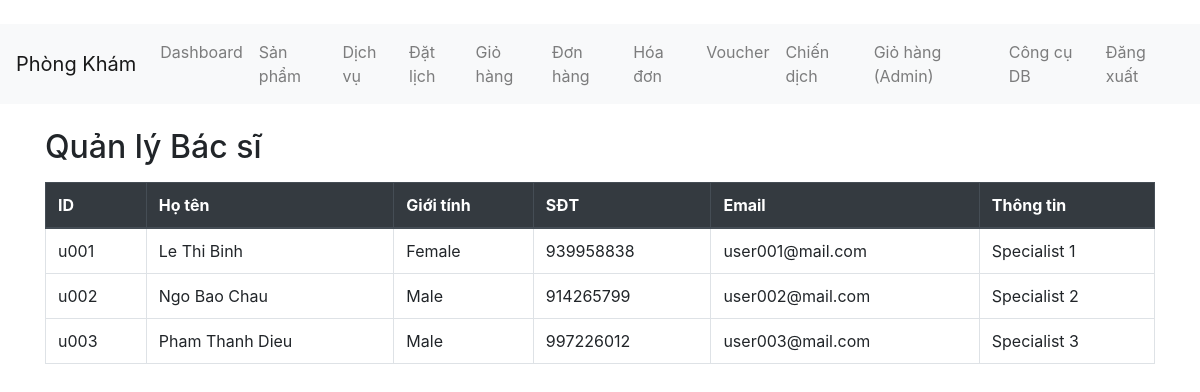
Screenshot of /admin/doctors (signed in) with the database file from the repository.
### tables this page shows
CREATE TABLE users (iduser TEXT PRIMARY KEY, name TEXT, birth TEXT, gender TEXT, address TEXT, phone TEXT, email TEXT, pass TEXT, point INTEGER, dateregist TEXT);

CREATE TABLE doctors (stt INTEGER PRIMARY KEY, namedoc TEXT, iddoc TEXT, infordoc TEXT);

### app.py (the view)
@app.route("/admin/doctors")
def admin_doctors():
    if session.get("role") != "admin":
        return redirect(url_for("login"))
    conn = get_conn()
    rows = conn.execute(
        """
        SELECT u.iduser, u.name, u.gender, u.phone, u.email, d.infordoc
        FROM users u
        JOIN user_roles r ON r.email = u.email
        LEFT JOIN doctors d ON d.iddoc = u.iduser
        WHERE LOWER(r.rolename) = 'doctor'
        """
    ).fetchall()
    conn.close()
    return render_template("admin_doctors.html", doctors=[dict(r) for r in rows])

### app.py (called while the page is built)
def get_conn() -> sqlite3.Connection:
    conn = sqlite3.connect(DB_PATH)
    conn.row_factory = sqlite3.Row
    conn.execute("PRAGMA foreign_keys = ON")
    return conn

### template/admin_doctors.html
﻿{% extends "base.html" %}
{% block content %}
<h2>Quản lý Bác sĩ</h2>
<table class="table table-bordered mt-3">
  <thead class="thead-dark">
    <tr>
      <th>ID</th><th>Họ tên</th><th>Giới tính</th><th>SĐT</th><th>Email</th><th>Thông tin</th>
    </tr>
  </thead>
  <tbody>
    {% for d in doctors %}
    <tr>
      <td>{{ d["iduser"] }}</td>
      <td>{{ d["name"] }}</td>
      <td>{{ d["gender"] }}</td>
      <td>{{ d["phone"] }}</td>
      <td>{{ d["email"] }}</td>
      <td>{{ d["infordoc"] or "" }}</td>
    </tr>
    {% endfor %}
  </tbody>
</table>
{% endblock %}

### rows the page displays
users: iduser "u001", name "Le Thi Binh", gender "Female", phone "939958838", email "user001@mail.com", infordoc "Specialist 1"
users: iduser "u002", name "Ngo Bao Chau", gender "Male", phone "914265799", email "user002@mail.com", infordoc "Specialist 2"
users: iduser "u003", name "Pham Thanh Dieu", gender "Male", phone "997226012", email "user003@mail.com", infordoc "Specialist 3"
